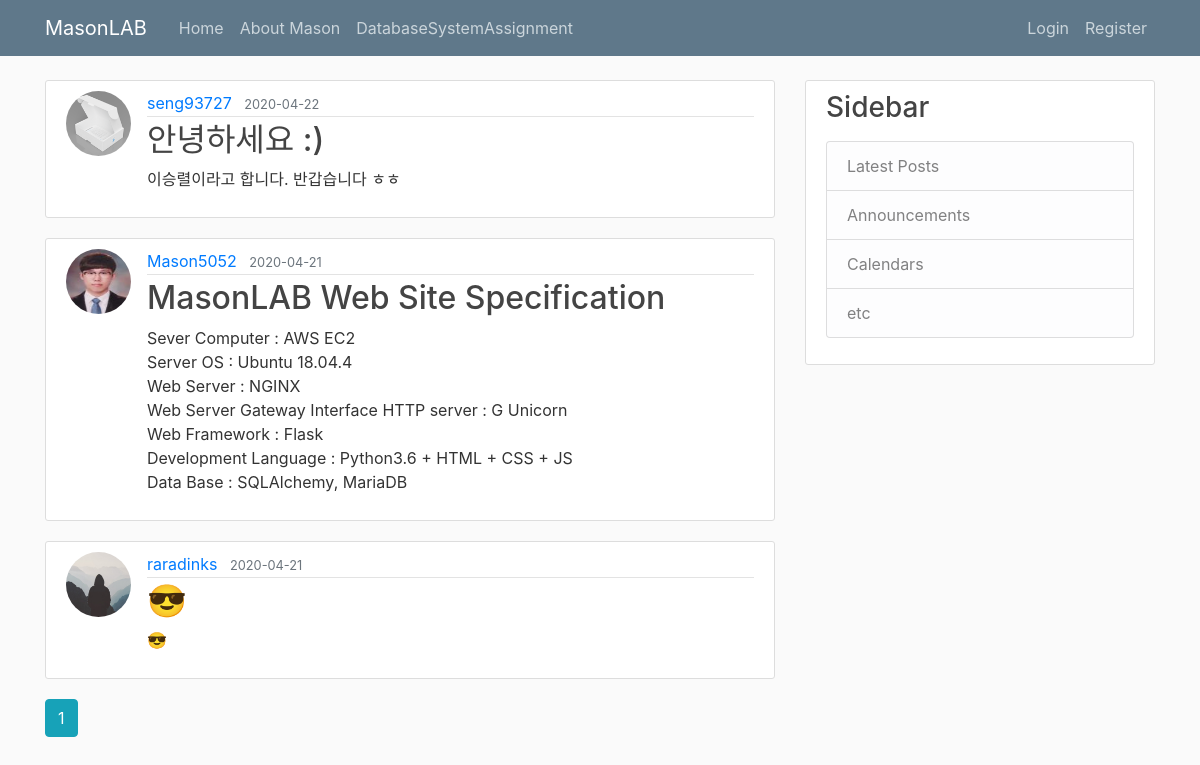
The page /home on the database its author committed.
### flaskblog/models.py (models this page shows, shortened)
class Post(db.Model):
    id = db.Column(db.Integer, primary_key=True)
    title = db.Column(db.String(100), nullable=False)
    date_posted = db.Column(db.DateTime, nullable=False, default=datetime.utcnow)
    content = db.Column(db.Text, nullable=False)
    user_id = db.Column(db.Integer, db.ForeignKey('user.id'), nullable=False)

class User(db.Model, UserMixin):
    id = db.Column(db.Integer, primary_key=True)
    username = db.Column(db.String(20), unique=True, nullable=False)
    email = db.Column(db.String(120), unique=True, nullable=False)
    image_file = db.Column(db.String(20), nullable=False, default='default.jpg')
    password = db.Column(db.String(60), nullable=False)
    posts = db.relationship('Post', backref='author', lazy=True)

### flaskblog/main/routes.py (the view)
@main.route("/")
@main.route("/home")
def home():
    page = request.args.get('page', 1, type=int)
    posts = Post.query.order_by(Post.date_posted.desc()).paginate(page=page, per_page=5)
    return render_template('home.html', posts=posts)

### flaskblog/templates/home.html
{% extends "layout.html" %}
{% block content %}
    {% for post in posts.items %}
        <article class="media content-section">
          <img class="rounded-circle article-img" src="{{ url_for('static', filename='profile_pics/' + post.author.image_file) }}">
          <div class="media-body">
            <div class="article-metadata">
              <a class="mr-2" href="{{ url_for('users.user_posts', username=post.author.username) }}">{{ post.author.username }}</a>
              <small class="text-muted">{{ post.date_posted.strftime('%Y-%m-%d') }}</small>
            </div>
            <h2><a class="article-title" href="{{ url_for('posts.post', post_id=post.id) }}">{{ post.title }}</a></h2>
            <p class="article-content">{{ post.content }}</p>
          </div>
        </article>
    {% endfor %}
    {% for page_num in posts.iter_pages(left_edge=1, right_edge=1, left_current=1, right_current=2) %}
      {% if page_num %}
        {% if posts.page == page_num %}
          <a class="btn btn-info mb-4" href="{{ url_for('main.home', page=page_num) }}">{{ page_num }}</a>
        {% else %}
          <a class="btn btn-outline-info mb-4" href="{{ url_for('main.home', page=page_num) }}">{{ page_num }}</a>
        {% endif %}
      {% else %}
        ...
      {% endif %}
    {% endfor %}
{% endblock content %}

### flaskblog/templates/layout.html (shortened to what this page needs)
<!DOCTYPE html>
<html>
<head>
    <link rel="stylesheet" href="https://maxcdn.bootstrapcdn.com/bootstrap/4.0.0/css/bootstrap.min.css">
    <link rel="stylesheet" type="text/css" href="{{ url_for('static', filename='main.css') }}">
</head>
<body>
    <header class="site-header">
      <nav class="navbar navbar-expand-md navbar-dark bg-steel fixed-top">
        <div class="container">
          <a class="navbar-brand mr-4" href="/">MasonLAB</a>
          <div class="collapse navbar-collapse" id="navbarToggle">
            <div class="navbar-nav mr-auto">
              <a class="nav-item nav-link" href="{{ url_for('main.home') }}">Home</a>
              <a class="nav-item nav-link" href="{{ url_for('main.about') }}">About Mason</a>
              <a class="nav-item nav-link" href="{{ url_for('main.DatabaseSystemAssignment') }}">DatabaseSystemAssignment</a>
            </div>
            <div class="navbar-nav">
              {% if current_user.is_authenticated %}
                <a class="nav-item nav-link" href="{{ url_for('posts.new_post') }}">New Post</a>
                <a class="nav-item nav-link" href="{{ url_for('users.account') }}">Account</a>
                <a class="nav-item nav-link" href="{{ url_for('users.logout') }}">Logout</a>
              {% else %}
                <a class="nav-item nav-link" href="{{ url_for('users.login') }}">Login</a>
                <a class="nav-item nav-link" href="{{ url_for('users.register') }}">Register</a>
              {% endif %}
            </div>
          </div>
        </div>
      </nav>
    </header>
    <main role="main" class="container">
      <div class="row">
        <div class="col-md-8">
          {% block content %}{% endblock %}
        </div>
        <div class="col-md-4">
          <div class="content-section">
            <h3>Sidebar</h3>
            <p class='text-muted'>
              <ul class="list-group">
                <li class="list-group-item list-group-item-light">Latest Posts</li>
                <li class="list-group-item list-group-item-light">Announcements</li>
                <li class="list-group-item list-group-item-light">Calendars</li>
                <li class="list-group-item list-group-item-light">etc</li>
              </ul>
            </p>
          </div>
        </div>
      </div>
    </main>
</body>
</html>

### flaskblog/static/main.css (style rules this page uses)
body { background: #fafafa; color: #333333; margin-top: 5rem; }
h1, h2, h3, h4, h5, h6 { color: #444444; }
.bg-steel { background-color: #5f788a; }
.site-header .navbar-nav .nav-link { color: #cbd5db; }
.content-section { background: #ffffff; padding: 10px 20px; border: 1px solid #dddddd; border-radius: 3px; margin-bottom: 20px; }
.article-title { color: #444444; }
.article-content { white-space: pre-line; }
.article-img { height: 65px; width: 65px; margin-right: 16px; }
.article-metadata { padding-bottom: 1px; margin-bottom: 4px; border-bottom: 1px solid #e3e3e3 }

### rows shown on the page
Post: image_file (picture), author.username "seng93727", date_posted "2020-04-22", title "안녕하세요 :)", content "이승렬이라고 합니다. 반갑습니다 ㅎㅎ"
Post: image_file (picture), author.username "Mason5052", date_posted "2020-04-21", title "MasonLAB Web Site Specification", content "Sever Computer : AWS EC2 Server OS : Ubuntu 18.04.4 Web Server : NGINX Web Server Gateway Interface HTTP server : G Unicorn Web Framework : Flask Development Language : Python3.6 + HTML + CSS + JS Data Base : SQLAlchemy, MariaDB"
Post: image_file (placeholder picture), author.username "raradinks", date_posted "2020-04-21", title "😎", content "😎"

### other values the page prints
{{ page_num }} "1"
